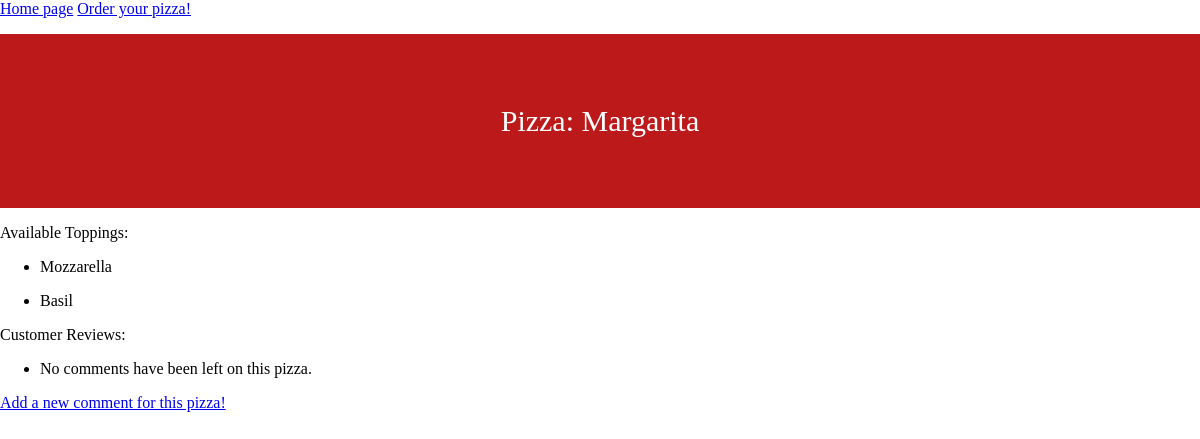
The app's page /pizzas/3/, older data.
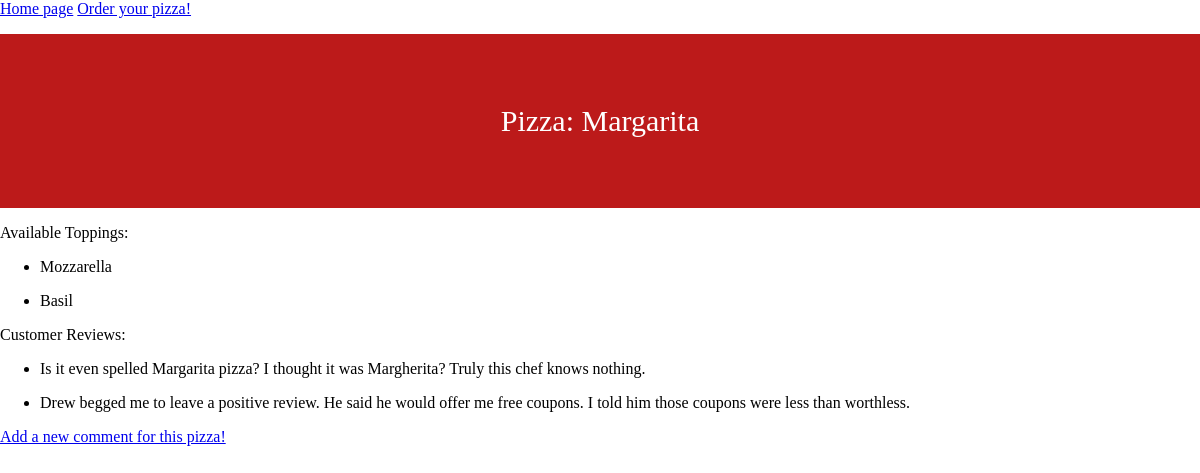
The same page, newer data.
### pizzas/models.py (models this page shows, shortened)
class Pizza(models.Model):
    text = models.CharField(max_length=200)
    pizza_pic = models.ImageField(null=True, blank=True)
    def __str__(self):
        return self.text

class Topping(models.Model):
    pizza = models.ForeignKey(Pizza, on_delete=models.CASCADE)
    text = models.CharField(max_length=200)
    class Meta:
        verbose_name_plural = "toppings"

class Comment(models.Model):
    pizza = models.ForeignKey(Pizza, on_delete=models.CASCADE)
    text = models.CharField(max_length=300)

### pizzas/views.py (the view)
# urls.py: path("pizzas/<int:pizza_id>/", views.pizza, name="pizza"),
def pizza(request, pizza_id):
    pizza = Pizza.objects.get(id=pizza_id)
    toppings = pizza.topping_set.order_by("-text")
    comments = pizza.comment_set.order_by("-text")
    context = {"pizza": pizza, "toppings": toppings, "comments": comments}
    return render(request, "pizzas/pizza.html", context)

### pizzas/templates/pizzas/pizza.html (shortened to what this page needs)
{% extends "pizzas/base.html" %}
{% block content %}
<div class='header'>
    <p>Pizza: {{ pizza }}</p>
</div>
<p> Available Toppings: {{linebreak}} </p>
<ul>
    {% for topping in toppings %}
    <li>
        <p> {{topping.text | linebreaks }}</p>
    </li>
    {% empty %}
    <li> There are no toppings available for this pizza. </li>
    {% endfor %}
</ul>
<p> Customer Reviews: </p>
<ul>
    {% for comment in comments %}
    <li>
        <p> {{comment.text | linebreaks }}</p>
    </li>
    {% empty %}
    <li> No comments have been left on this pizza. </li>
    {% endfor %}
</ul>
<p> <a href="{% url 'pizzas:comment' pizza.id %}">Add a new comment for this pizza!</a> </p>
{% endblock content %}

### pizzas/templates/pizzas/base.html (shortened to what this page needs)
<head>
</head>
<body>
    <a href="{% url 'pizzas:index' %}">Home page</a>
    <a href="{% url 'pizzas:pizzas' %}">Order your pizza! </a>
    {% block content %}
    {% endblock content %}

### pizzas/templates/pizzas/base.html (style rules this page uses)
body { font-family: Luminari, fantasy; margin: 0; }

### pizzas/templates/pizzas/pizza.html (style rules this page uses)
.header { padding: 40px; text-align: center; background: #bc1a1a; color: white; font-size: 30px; }

Row changes from the older to the newer data that the page shows:
added Comment: text "Is it even spelled Margarita pizza? I thought it was Margherita? Truly this chef knows nothing."
added Comment: text "Drew begged me to leave a positive review. He said he would offer me free coupons. I told him those coupons were less than worthless."
Text that changed along with them:
text no longer shown: "No comments have been left on this pizza."
